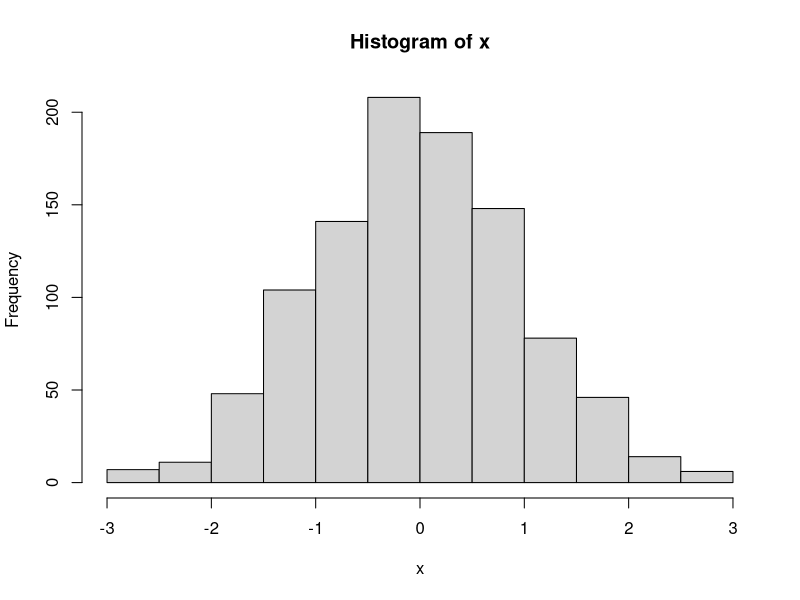

R code for this plot:
## ---- chunk 1
1 + 1
## ---- chunk 2

# Criar uma distribuição normal com média 0 e desvio padrão 1

x <- rnorm(1000, 0, 1) # 

# Plotar um histograma

hist(x)


